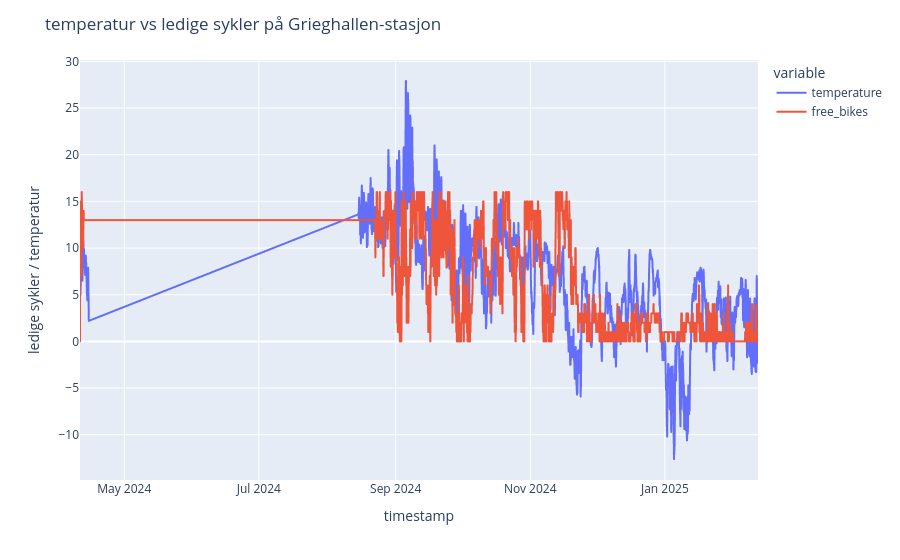

This figure's notebook cell:
### Code cell
# visualiserer sammenhengen mellom temperatur og ledige sykler på Grieghallen-stasjon via lineplot
merged_df_grieghallen = merged_df[merged_df["station"]=="Grieghallen"]

fig = px.line(merged_df_grieghallen, "timestamp", ["temperature", "free_bikes"])
fig.update_layout(title="temperatur vs ledige sykler på Grieghallen-stasjon",
              yaxis_title="ledige sykler / temperatur")
fig.show()

### Figure 1 — Plotly figure (JSON) as saved in the notebook; plotly's stock layout.template omitted (floating-point values rounded to 4 significant figures; data arrays with more than 128 entries replaced by an {"elided": "..."} marker saying what was removed)
{"data": [{"hovertemplate": "variable=temperature<br>timestamp=%{x}<br>value=%{y}<extra></extra>", "legendgroup": "temperature", "line": {"color": "#636efa", "dash": "solid"}, "marker": {"symbol": "circle"}, "mode": "lines", "name": "temperature", "showlegend": true, "type": "scattergl", "x": {"elided": "4447 str values"}, "xaxis": "x", "y": {"elided": "4447 float values"}, "yaxis": "y"}, {"hovertemplate": "variable=free_bikes<br>timestamp=%{x}<br>value=%{y}<extra></extra>", "legendgroup": "free_bikes", "line": {"color": "#EF553B", "dash": "solid"}, "marker": {"symbol": "circle"}, "mode": "lines", "name": "free_bikes", "showlegend": true, "type": "scattergl", "x": {"elided": "4447 str values"}, "xaxis": "x", "y": {"elided": "4447 float values"}, "yaxis": "y"}], "layout": {"legend": {"title": {"text": "variable"}, "tracegroupgap": 0}, "margin": {"t": 60}, "title": {"text": "temperatur vs ledige sykler på Grieghallen-stasjon"}, "xaxis": {"anchor": "y", "domain": [0, 1], "title": {"text": "timestamp"}}, "yaxis": {"anchor": "x", "domain": [0, 1], "title": {"text": "ledige sykler / temperatur"}}}}
